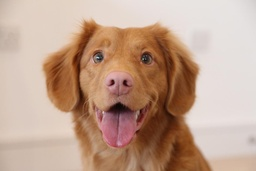
#> input picture 1.jpg, 256 x 171 px, shrunk from 1100 x 734 before the run
$ jupyter execute homwork.ipynb   (shell and % lines are left out)
#> lines starting #> are read from the running program, lines starting #| are printed output that depends on the picture
[cell 1]
from PIL import Image
import skimage
import numpy as np
import matplotlib.pyplot as plt
import cv2 as cv
import imageio

[cell 2]
im = Image.open('1.jpg').convert("LA")
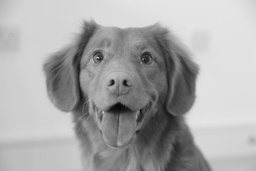
#> im: PIL image 256x171 LA; mean R, G, B, A 169.5, 169.5, 169.5, 255

[cell 3]
im.save("gray.png")

[cell 4]
num =0;

[cell 5]
row = im.size[0]
#> row = 256

[cell 6]
col = im.size[1]
#> col = 171

[cell 7]
gamma = 0.5

[cell 8]
result_img1 = Image.new("L", (row,col))
#> result_img1: PIL image 256x171 L; every value is 0

[cell 9]
while num < 11:

    for x in range(1,row):
        for y in range(1,col):
                value = pow(im.getpixel((x,y))[0]/255,(1/gamma))*255
                if value >=255:
                    value = 255
                result_img1.putpixel((x,y), int(value))
    result_img1.save("gamma_"+str(round(gamma,1))+".png")  # 감마  이미지 저장
    gamma = gamma+0.1
    num = num+1
#> this loop made 11 passes
#> pass 1, `result_img1.save("gamma_"+str(round(gamma,1))+".png")`:
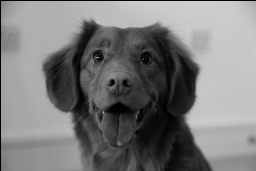
#> saved as gamma_0.5.png: PIL image 256x171 L; min 0, max 207, mean 122.7
#> after the loop:
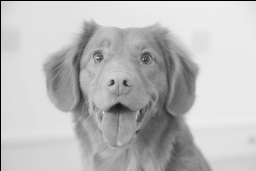
#> result_img1: PIL image 256x171 L; min 0, max 238, mean 188.7
#> after the loop, gamma = 1.6; num = 11

[cell 10]
plt.imshow(result_img1,'gray')

[cell 11]
plt.figure(figsize=(15,10))

[cell 12]
y = im.histogram()
#> y = 512 values, max 1946 at index 211, min 0 at index 0, mean 171

[cell 13]
y = y[0:256]
#> y = 256 values, max 1946 at index 211, min 0 at index 0, mean 171

[cell 14]
x = np.arange(len(y))
#> x = 256 values from 0 to 255

[cell 15]
plt.subplot(221)

[cell 16]
plt.bar(x, y)
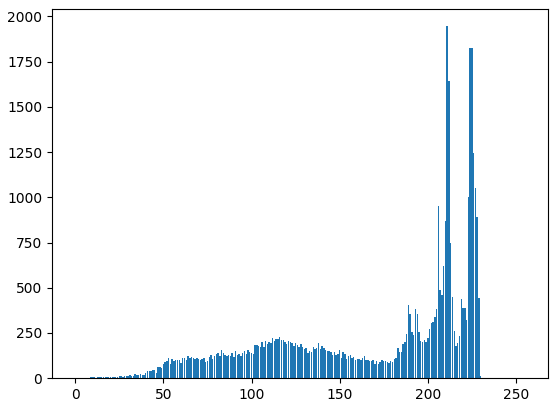
#> figure drawn by matplotlib, 1 panel; tallest bar 1946 high, from x = 210.6 to 211.4

[cell 17]
plt.subplot(222)

[cell 18]
y = result_img1.histogram()
#> y = 256 values, max 2815 at index 233, min 0 at index 1, mean 171

[cell 19]
x = np.arange(len(y))

[cell 20]
plt.bar(x, y)
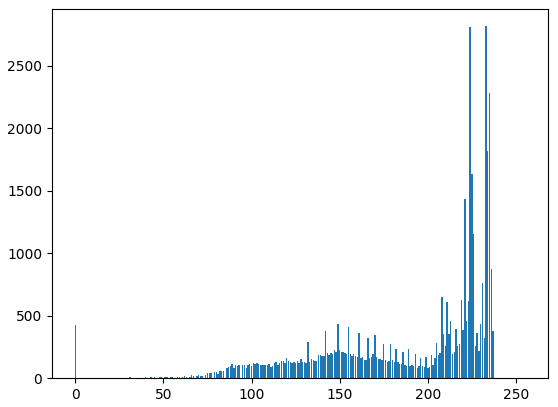
#> figure drawn by matplotlib, 1 panel; tallest bar 2815 high, from x = 232.6 to 233.4
